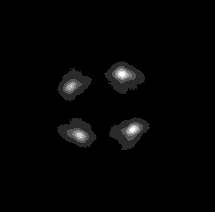
#> input picture benchmarks/linking_performance/data/psf_20x_roi16bit/10015.tif, 215 x 212 px; its folder holds 3 pictures in this run
$ python run_trajectory_matching_advantage_sweep.py
#> lines starting #> are read from the running program, lines starting #| are printed output that depends on the picture
### benchmarks/linking_performance/simulate_and_compare.py
from __future__ import annotations

import argparse
import logging
from dataclasses import dataclass
from itertools import combinations
from pathlib import Path

import matplotlib

matplotlib.use("Agg")
import matplotlib.pyplot as plt
import numpy as np
import pandas as pd
from scipy.optimize import linear_sum_assignment
from scipy.spatial.distance import pdist
from skimage import feature, filters, io
import tifffile


ROOT = Path(__file__).resolve().parent
PSF_DIR = ROOT / "data" / "psf_20x_roi16bit"
OUT_DIR = ROOT / "outputs"
logging.getLogger("tifffile").setLevel(logging.CRITICAL)


@dataclass
class PsfTemplate:
    file_index: int
    z_um: float
    image: np.ndarray
    offsets_rc: np.ndarray
    mean_diag_px: float


def intensity_centroid(roi: np.ndarray) -> tuple[float, float]:
    roi = roi.astype(float)
    bg = min(float(np.percentile(roi, 20)), float(np.median(roi)))
    signal = np.clip(roi - bg, 0, None)
    total = float(signal.sum())
    if total <= 1e-12:
        return (roi.shape[0] - 1) / 2.0, (roi.shape[1] - 1) / 2.0
    rr, cc = np.indices(signal.shape)
    return float((rr * signal).sum() / total), float((cc * signal).sum() / total)


# [15 lines left out: function square_score, not called in this run]


def mean_diag(points_xy: np.ndarray) -> float:
    dists = np.sort(pdist(points_xy))
    if len(dists) != 6:
        return np.nan
    return float(np.mean(dists[4:]))


# [15 lines left out: function local_four_combinations, not called in this run]


def order_four_spots(points_rc: np.ndarray) -> np.ndarray:
    center = points_rc.mean(axis=0)
    angles = np.arctan2(points_rc[:, 0] - center[0], points_rc[:, 1] - center[1])
    return points_rc[np.argsort(angles)]


def load_psf_templates() -> list[PsfTemplate]:
    templates: list[PsfTemplate] = []
    for file_index in range(10015, 10036):
        path = PSF_DIR / f"{file_index}.tif"
        raw = tifffile.imread(str(path)).astype(float)
        bg = float(np.percentile(raw, 50))
        img = np.clip(raw - bg, 0, None)
        if img.max() > 0:
            img = img / img.max()

        smoothed = filters.gaussian(raw, sigma=1.0)
        peaks = feature.peak_local_max(
            smoothed,
            min_distance=20,
            threshold_abs=float(np.percentile(smoothed, 99.25)),
            num_peaks=8,
        )
        if len(peaks) < 4:
            raise RuntimeError(f"Could not detect four PSF spots in {path}")
        values = np.array([raw[int(r), int(c)] for r, c in peaks])
        peaks = peaks[np.argsort(values)[::-1][:4]].astype(float)

        refined = []
        for r, c in peaks:
            r_i, c_i = int(round(r)), int(round(c))
            r0, r1 = max(0, r_i - 7), min(raw.shape[0], r_i + 8)
            c0, c1 = max(0, c_i - 7), min(raw.shape[1], c_i + 8)
            dr, dc = intensity_centroid(raw[r0:r1, c0:c1])
            refined.append([r0 + dr, c0 + dc])
        spots_rc = order_four_spots(np.asarray(refined, dtype=float))
        center_rc = spots_rc.mean(axis=0)
        offsets_rc = spots_rc - center_rc
        templates.append(
            PsfTemplate(
                file_index=file_index,
                z_um=float(file_index - 10015),
                image=img,
                offsets_rc=offsets_rc,
                mean_diag_px=mean_diag(spots_rc[:, ::-1]),
            )
        )
    return templates


def template_for_z(templates: list[PsfTemplate], z_um: float) -> PsfTemplate:
    return min(templates, key=lambda t: abs(t.z_um - z_um))


# [751 lines left out: functions add_shifted_template, particle_state, make_truth_and_detections, framewise_group, rows_from_frame_group, nearest_neighbor_framewise_group and 17 more, not called in this run]


# [2 lines that do not run on import are left out]

### benchmarks/linking_performance/run_trajectory_matching_advantage_sweep.py
from __future__ import annotations

import argparse
from concurrent.futures import ProcessPoolExecutor, as_completed
from pathlib import Path

import matplotlib

matplotlib.use("Agg")
import matplotlib.pyplot as plt
import numpy as np
import pandas as pd

import simulate_and_compare as sim


OUT_DIR = sim.OUT_DIR
_WORKER_TEMPLATES: list[sim.PsfTemplate] | None = None


def _condition_name(condition: dict[str, object]) -> str:
    name = str(condition["condition"])
    return name.replace(".", "p").replace("-", "m").replace(" ", "_")


def _parse_sources(text: object) -> list[str]:
    return [part for part in str(text).split(";") if part and part != "nan"]


# [88 lines left out: functions _group_has_real_source, _hard_real_group_correct, _fair_metrics_for_method, add_fair_metrics, not called in this run]


def _init_worker() -> None:
    global _WORKER_TEMPLATES
    _WORKER_TEMPLATES = sim.load_psf_templates()


def _run_one(task: dict[str, object]) -> tuple[pd.DataFrame, pd.DataFrame]:
    global _WORKER_TEMPLATES
    templates = _WORKER_TEMPLATES
    if templates is None:
        templates = sim.load_psf_templates()
        _WORKER_TEMPLATES = templates

    condition = task["condition"]
    assert isinstance(condition, dict)
    seed = int(task["seed"])
    n_frames = int(task["n_frames"])
    n_particles = int(task["n_particles"])
    run_dir = Path(str(task["run_dir"]))
    force_rerun = bool(task["force_rerun"])

    required_outputs = [
        run_dir / "metrics_summary.csv",
        run_dir / "fair_metrics_summary.csv",
        run_dir / "groups" / "trajectory_lap_cost.csv",
        run_dir / "lap_cost_raw_image_spot_tracks.csv",
    ]
    if not force_rerun and all(path.exists() for path in required_outputs):
        summary = pd.read_csv(run_dir / "metrics_summary.csv")
        fair = pd.read_csv(run_dir / "fair_metrics_summary.csv")
    else:
        result = sim.run_experiment(
            templates,
            seed=seed,
            n_frames=n_frames,
            dropout_prob=float(condition["dropout_prob"]),
            center_separation_px=float(condition["center_separation_px"]),
            clutter_points_per_frame=int(condition["clutter_points_per_frame"]),
            n_particles=n_particles,
            z_range_um=(4.0, 16.0),
        )
        sim.save_sweep_run_details(result, run_dir)
        fair = add_fair_metrics(result, n_frames=n_frames)
        fair.to_csv(run_dir / "fair_metrics_summary.csv", index=False)
        summary = result["summary"].copy()

    for frame in [summary, fair]:
        frame["condition"] = str(condition["condition"])
        frame["seed"] = seed
        frame["dropout_prob"] = float(condition["dropout_prob"])
        frame["center_separation_px"] = float(condition["center_separation_px"])
        frame["clutter_points_per_frame"] = int(condition["clutter_points_per_frame"])
        front_cols = ["condition", "seed", "dropout_prob", "center_separation_px", "clutter_points_per_frame"]
        other_cols = [col for col in frame.columns if col not in front_cols]
        frame = frame[front_cols + other_cols]
    return summary, fair


# [85 lines left out: functions summarize_advantage, plot_advantage, not called in this run]


def run(tag: str, n_seeds: int = 20, n_frames: int = 40, workers: int = 4, force_rerun: bool = False) -> None:
#> called with tag = 'dropout_clutter_close_crossing', n_seeds = 20, n_frames = 40, workers = 4, force_rerun = False
    separations = [8.0, 18.0, 55.0, 120.0]
    dropouts = [0.0, 0.10, 0.20]
    conditions = [
        {
            "condition": f"dropout{int(round(dropout * 100))}_clutter8_sep{int(separation)}",
            "dropout_prob": dropout,
            "center_separation_px": separation,
            "clutter_points_per_frame": 8,
        }
        for separation in separations
        for dropout in dropouts
    ]
    runs_root = OUT_DIR / f"trajectory_matching_advantage_runs_{tag}"
    rows = []
    fair_rows = []
    tasks = []
    for condition in conditions:
        for seed in range(n_seeds):
            tasks.append(
                {
                    "condition": condition,
                    "seed": seed,
                    "n_frames": n_frames,
                    "n_particles": 4,
                    "run_dir": runs_root / _condition_name(condition) / f"seed_{seed:03d}",
                    "force_rerun": force_rerun,
                }
            )

    if workers <= 1:
        for i, task in enumerate(tasks, start=1):
            summary, fair = _run_one(task)
            print(f"finished {summary['condition'].iloc[0]} seed={int(summary['seed'].iloc[0]):03d} ({i}/{len(tasks)})", flush=True)
            rows.append(summary)
            fair_rows.append(fair)
    else:
        with ProcessPoolExecutor(max_workers=workers, initializer=_init_worker) as executor:
            futures = [executor.submit(_run_one, task) for task in tasks]
#> in load_psf_templates, `raw = tifffile.imread(str(path)).astype(float)`:
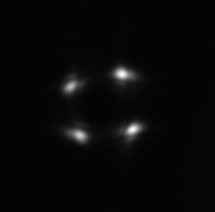
#> raw: shape (212, 215) float64; min 165, max 1757, mean 215.2; drawn with min black and max white
#> in load_psf_templates, `bg = float(np.percentile(raw, 50))`: bg = 192
#> in load_psf_templates, `peaks = feature.peak_local_max( smoothed, min_distance=20, threshold_a..`: peaks = [[74, 121], [129, 132], [135, 79], [86, 70]]
#> in load_psf_templates, `values = np.array([raw[int(r), int(c)] for r, c in peaks])`: values = [1757, 1722, 1440, 1302]
#> the loop in load_psf_templates, `for r, c in peaks:` made 4 passes
#> (r, c, r_i, c_i, r0, r1, c0, c1) on passes 1 to 4: (74, 121, 74, 121, 67, 82, 114, 129), (129, 132, 129, 132, 122, 137, 125, 140), (135, 79, 135, 79, 128, 143, 72, 87), (86, 70, 86, 70, 79, 94, 63, 78)
#> after the loop in load_psf_templates, `for r, c in peaks:`: refined = [[73.64, 121.5], [129.3, 132.3], [134.8, 79.1], [86.07, 70.36]]
#> in order_four_spots, `center = points_rc.mean(axis=0)`: center = [105.9, 100.8]
#> in order_four_spots, `angles = np.arctan2(points_rc[:, 0] - center[0], points_rc[:, 1] - cen..`: angles = [-1, 0.638, 2.22, -2.56]
#> in load_psf_templates, `spots_rc = order_four_spots(np.asarray(refined, dtype=float))`: spots_rc = [[86.07, 70.36], [73.64, 121.5], [129.3, 132.3], [134.8, 79.1]]
#> in load_psf_templates, `center_rc = spots_rc.mean(axis=0)`: center_rc = [105.9, 100.8]
#> in load_psf_templates, `offsets_rc = spots_rc - center_rc`: offsets_rc = [[-19.88, -30.47], [-32.31, 20.72], [23.32, 31.46], [28.87, -21.72]]
#> in mean_diag, `dists = np.sort(pdist(points_xy))`: dists = [49.53, 52.68, 53.47, 56.65, 74.46, 75.51]
#> pass 2 of the loop in load_psf_templates, `for file_index in range(10015, 10036):`:
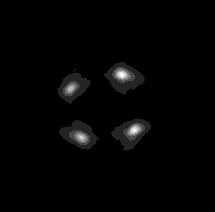
#> input picture benchmarks/linking_performance/data/psf_20x_roi16bit/10016.tif, 215 x 212 px
#> in load_psf_templates, `img = np.clip(raw - bg, 0, None)`:
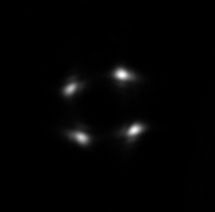
#> img: shape (212, 215) float64; min 0, max 1765, mean 25.4; drawn with min black and max white
#> peaks = [[74, 121], [130, 134], [137, 81], [88, 70]]
#> values = [1957, 1904, 1599, 1471]
#> the loop in load_psf_templates, `for r, c in peaks:` made 4 passes
#> (r, c, r_i, c_i, r0, r1, c0, c1) on passes 1 to 4: (74, 121, 74, 121, 67, 82, 114, 129), (130, 134, 130, 134, 123, 138, 127, 142), (137, 81, 137, 81, 130, 145, 74, 89), (88, 70, 88, 70, 81, 96, 63, 78)
#> after the loop in load_psf_templates, `for r, c in peaks:`: refined = [[74.2, 121.5], [129.8, 134], [137.1, 80.83], [88.25, 70.2]]
#> spots_rc = [[88.25, 70.2], [74.2, 121.5], [129.8, 134], [137.1, 80.83]]
#> center_rc = [107.3, 101.6]
#> offsets_rc = [[-19.08, -31.41], [-33.13, 19.85], [22.47, 32.35], [29.74, -20.79]]
#> the loop in load_psf_templates (call 2), `for r, c in peaks:` made 4 passes
#> pass 2 of the loop in load_psf_templates, `for file_index in range(10015, 10036):`:
#> the loop in load_psf_templates (call 2), `for r, c in peaks:` made 4 passes
#> pass 2 of the loop in load_psf_templates, `for file_index in range(10015, 10036):`:
#> pass 2 of the loop in load_psf_templates, `for file_index in range(10015, 10036):`:
#> pass 2 of the loop in load_psf_templates, `for file_index in range(10015, 10036):`:
#> pass 2 of the loop in load_psf_templates, `for file_index in range(10015, 10036):`:
#> pass 2 of the loop in load_psf_templates, `for file_index in range(10015, 10036):`:
#> pass 2 of the loop in load_psf_templates, `for file_index in range(10015, 10036):`:
#> pass 2 of the loop in load_psf_templates, `for file_index in range(10015, 10036):`:
#> pass 2 of the loop in load_psf_templates, `for file_index in range(10015, 10036):`:
#> pass 2 of the loop in load_psf_templates, `for file_index in range(10015, 10036):`:
#> pass 2 of the loop in load_psf_templates, `for file_index in range(10015, 10036):`:
#> pass 2 of the loop in load_psf_templates, `for file_index in range(10015, 10036):`:
#> pass 2 of the loop in load_psf_templates, `for file_index in range(10015, 10036):`:
#> pass 2 of the loop in load_psf_templates, `for file_index in range(10015, 10036):`:
#> pass 2 of the loop in load_psf_templates, `for file_index in range(10015, 10036):`:
#> pass 2 of the loop in load_psf_templates, `for file_index in range(10015, 10036):`:
#> pass 2 of the loop in load_psf_templates, `for file_index in range(10015, 10036):`:
#> pass 2 of the loop in load_psf_templates, `for file_index in range(10015, 10036):`:
#> pass 2 of the loop in load_psf_templates, `for file_index in range(10015, 10036):`:
#> pass 2 of the loop in load_psf_templates, `for file_index in range(10015, 10036):`:
#> pass 2 of the loop in load_psf_templates, `for file_index in range(10015, 10036):`:
#> pass 2 of the loop in load_psf_templates, `for file_index in range(10015, 10036):`:
#> pass 2 of the loop in load_psf_templates, `for file_index in range(10015, 10036):`:
#> pass 2 of the loop in load_psf_templates, `for file_index in range(10015, 10036):`:
#> pass 2 of the loop in load_psf_templates, `for file_index in range(10015, 10036):`:
#> pass 2 of the loop in load_psf_templates, `for file_index in range(10015, 10036):`:
#> pass 2 of the loop in load_psf_templates, `for file_index in range(10015, 10036):`:
#> pass 2 of the loop in load_psf_templates, `for file_index in range(10015, 10036):`:
#> pass 2 of the loop in load_psf_templates, `for file_index in range(10015, 10036):`:
#> pass 2 of the loop in load_psf_templates, `for file_index in range(10015, 10036):`:
#> pass 2 of the loop in load_psf_templates, `for file_index in range(10015, 10036):`:
#> pass 2 of the loop in load_psf_templates, `for file_index in range(10015, 10036):`:
#> pass 2 of the loop in load_psf_templates, `for file_index in range(10015, 10036):`:
#> pass 2 of the loop in load_psf_templates, `for file_index in range(10015, 10036):`:
#> pass 2 of the loop in load_psf_templates, `for file_index in range(10015, 10036):`:
#> pass 2 of the loop in load_psf_templates, `for file_index in range(10015, 10036):`:
#> pass 2 of the loop in load_psf_templates, `for file_index in range(10015, 10036):`:
#> pass 2 of the loop in load_psf_templates, `for file_index in range(10015, 10036):`:
#> pass 2 of the loop in load_psf_templates, `for file_index in range(10015, 10036):`:
            for i, future in enumerate(as_completed(futures), start=1):
                summary, fair = future.result()
                print(f"finished {summary['condition'].iloc[0]} seed={int(summary['seed'].iloc[0]):03d} ({i}/{len(tasks)})", flush=True)
                rows.append(summary)
                fair_rows.append(fair)
#> this loop made 1 pass
#> i on pass 1: 1

    per_run = pd.concat(rows, ignore_index=True)
    fair_per_run = pd.concat(fair_rows, ignore_index=True)
    summary, fair_summary = summarize_advantage(per_run, fair_per_run)

    per_run_path = OUT_DIR / f"trajectory_matching_advantage_per_run_{tag}.csv"
    fair_per_run_path = OUT_DIR / f"trajectory_matching_advantage_fair_per_run_{tag}.csv"
    summary_path = OUT_DIR / f"trajectory_matching_advantage_summary_{tag}.csv"
    fair_summary_path = OUT_DIR / f"trajectory_matching_advantage_fair_summary_{tag}.csv"
    fig_path = OUT_DIR / f"trajectory_matching_advantage_fair_metrics_{tag}.png"
    per_run.to_csv(per_run_path, index=False)
    fair_per_run.to_csv(fair_per_run_path, index=False)
    summary.to_csv(summary_path, index=False)
    fair_summary.to_csv(fair_summary_path, index=False)
    plot_advantage(fair_summary, fig_path)

    core_methods = [
        "framewise_geometry",
        "geometry_previous_frame",
        "geometry_previous_frame_linked",
        "trajectory_lap_cost",
        "oracle_grouping",
    ]
    print(
        fair_summary[fair_summary["method"].isin(core_methods)]
        .sort_values(["condition", "method"])
        .to_string(index=False),
        flush=True,
    )
    print(f"Runs: {runs_root}", flush=True)
    print(f"Fair summary: {fair_summary_path}", flush=True)
    print(f"Figure: {fig_path}", flush=True)


if __name__ == "__main__":
    parser = argparse.ArgumentParser()
    parser.add_argument("--tag", default="dropout_clutter_close_crossing")
    parser.add_argument("--n-seeds", type=int, default=20)
    parser.add_argument("--frames", type=int, default=40)
    parser.add_argument("--workers", type=int, default=4)
    parser.add_argument("--force-rerun", action="store_true")
    args = parser.parse_args()
#> (the run stopped early here; a loop or call above may not have finished)
